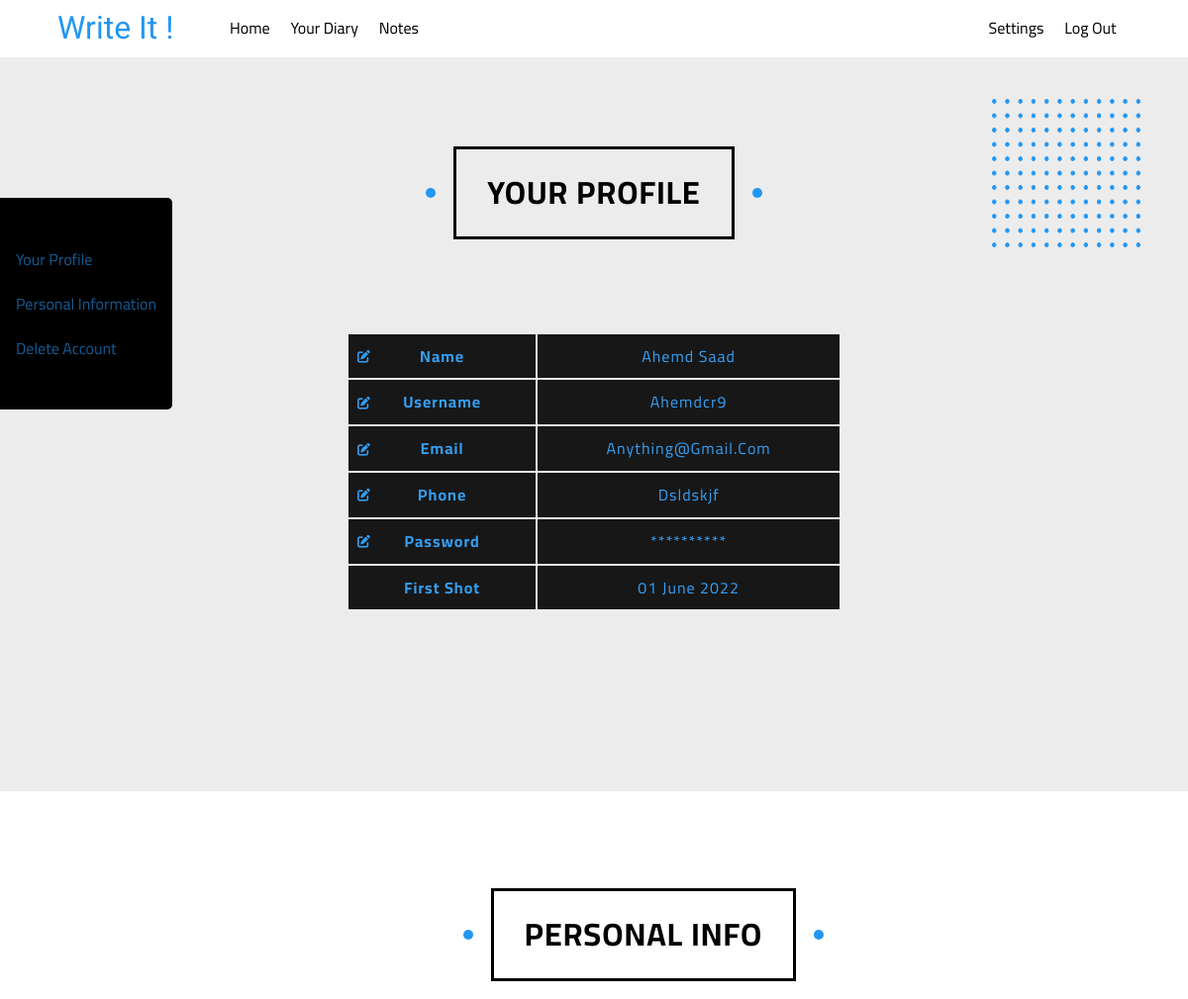
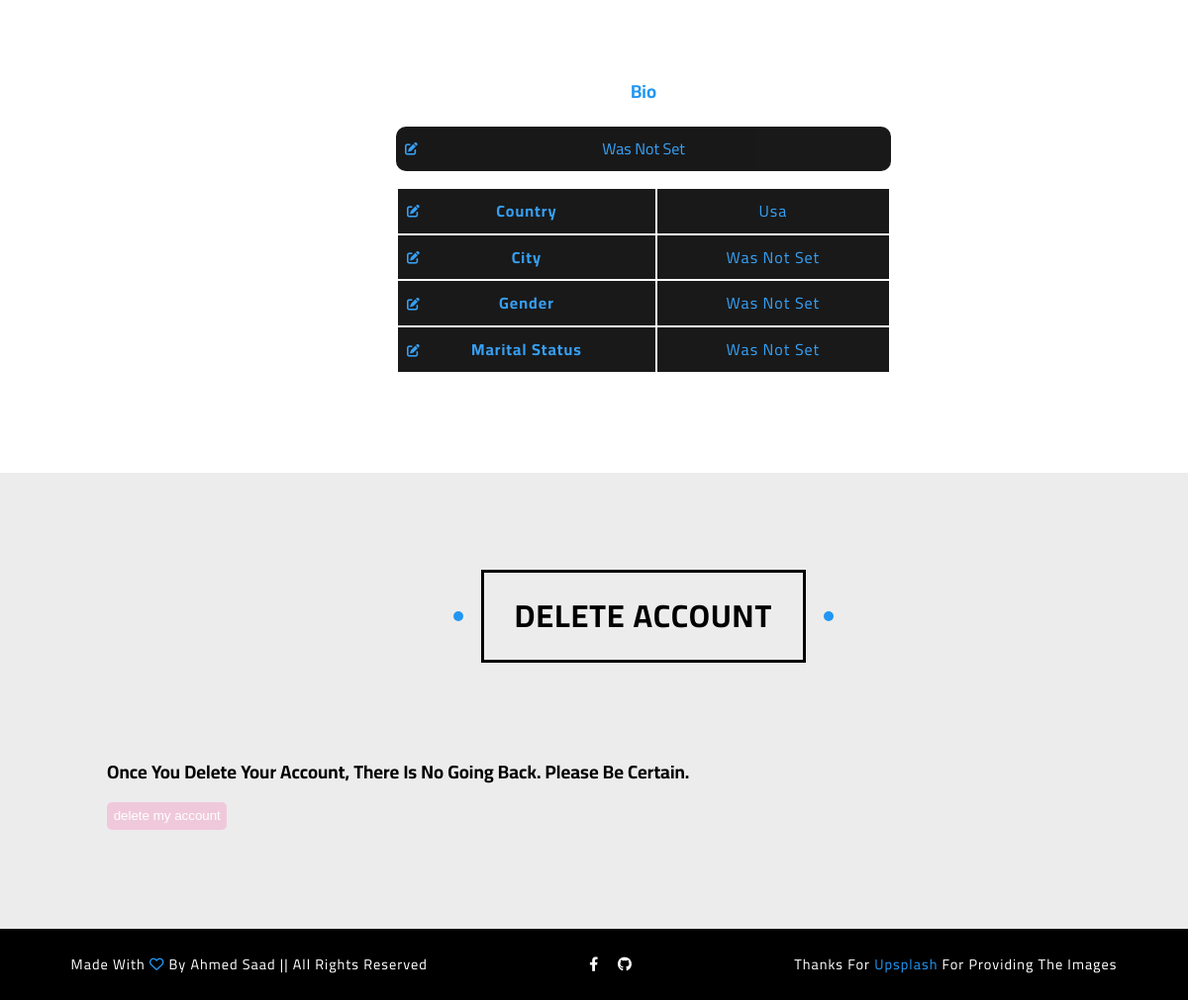
/settings (signed in), run on the app's committed database (2 pictures, top to bottom).
### tables this page shows
CREATE TABLE 'users' (
id INTEGER PRIMARY KEY AUTOINCREMENT,
firstname TEXT NOT NULL,
lastname TEXT NOT NULL,
hash TEXT NOT NULL,
phone TEXT,
email TEXT NOT NULL,
time TEXT NOT NULL, 'username'  TEXT NOT NULL  , 'country' TEXT, 'city' TEXT, 'gender' TEXT, 'marital-status' TEXT);

### app.py (the view, shortened to what this page needs)
@app.route("/settings", methods=["GET", "POST"])
def settings():
    if request.method == "GET":
        if session.get("user_id")  == None:
            return redirect("/")
        user_id = session["user_id"]
        user_data = db.execute("SELECT * FROM users WHERE id = ?",user_id)[0]
        user_bio = db.execute("SELECT * FROM bios WHERE user_id = ?",user_id)[0]
        for x in user_data:
            if not user_data[x]:
                user_data[x] = "was not set"
        return render_template("settings.html",user_data=user_data, user_bio=user_bio)

### templates/settings.html (shortened to what this page needs)
{%extends "layout.html"%}
{%block main%}
<ul class="sidebar">
  <li><a href="#profile">your profile</a></li>
  <li><a href="#info">personal information</a></li>
  <li><a href="#delete">delete account</a></li>
</ul>
<main class="settings-main" id="profile">
  <img src="../static/images/dots.png" class="dots dots-right">
  <div class="container">
    <h2 class="sec-header">your profile</h2>
    <div class="main-details">
      <table class="info-table">
        <tr>
          <th>
            <button class="edit-name open-modal"><i class="fa-solid fa-pen-to-square"></i></button>
            name
          </th>
          <td>{{user_data["firstname"]}} {{user_data["lastname"]}}</td>
        </tr>
        <tr>
          <th>
            <button class="edit-username open-modal"><i class="fa-solid fa-pen-to-square"></i></button>
            username
          </th>
          <td>{{user_data["username"]}}</td>
        </tr>
        <tr>
          <th>
            <button class="edit-email open-modal"><i class="fa-solid fa-pen-to-square"></i></button>
            email
          </th>
          <td>{{user_data["email"]}}</td>
        </tr>
        <tr>
          <th>
            <button class="edit-phone open-modal"><i class="fa-solid fa-pen-to-square"></i></button>
            phone
          </th>
          <td>{{user_data["phone"]}}</td>
        </tr>
        <tr>
          <th>
            <button class="edit-phone open-modal"><i class="fa-solid fa-pen-to-square"></i></button>
            password
          </th>
          <td>**********</td>
        </tr>
        <tr>
          <th>first shot</th>
          <td>{{user_data["time"]}}</td>
        </tr>
      </table>
    </div>
  </div>
</main>
<section class="about-you" id="info">
  <div class="container">
    <h2 class="sec-header">personal info</h2>
    <div class="sec-details">
      <h3>bio</h3>
      <div class="bio">
        <button class="open-modal edit-bio"><i class="fa-solid fa-pen-to-square"></i></button>
        {%if not user_bio["bio"]%}
        was not set
        {%else%}
        {{user_bio["bio"]}}
        {%endif%}
      </div>
      <table class="info-table">
        <tr>
          <th>
            <button class="edit-country open-modal"><i class="fa-solid fa-pen-to-square"></i></button>
            country
          </th>
          <td>{{user_data["country"]}}</td>
        </tr>
        <tr>
          <th>
            <button class="edit-city open-modal"><i class="fa-solid fa-pen-to-square"></i></button>
            city
          </th>
          <td>{{user_data["city"]}}</td>
        </tr>
        <tr>
          <th>
            <button class="edit-gender open-modal"><i class="fa-solid fa-pen-to-square"></i></button>
            gender
          </th>
          <td>{{user_data["gender"]}}</td>
        </tr>
        <tr>
          <th>
            <button class="edit-status open-modal"><i class="fa-solid fa-pen-to-square"></i></button>
            marital status
          </th>
          <td>{{user_data["marital-status"]}}</td>
        </tr>
      </table>
    </div>
  </div>
</section>
<section class="delete-account" id="delete">
  <div class="container">
    <h2 class="sec-header">delete account</h2>
    <h3 class="delete-header">Once you delete your account, there is no going back. Please be certain.</h3>
    <button class="delete-account open-modal">delete my account</button>
  </div>
</section>
{%endblock%}

### static/css/components.css (style rules this page uses)
.container { margin: auto; padding: 0 .5em; }
@media (min-width: 800px) { .container { width: 90%; } }
@media (min-width: 1200px) { .container { width: 1100px; } }
section { padding: 100px 0; }
@media (min-width: 800px) { section { padding: 100px; } }
h3:not(.delete-header) { text-align: center; margin-bottom: 1em; color: var(--main-color) }
.sec-header { padding: 0.5em 1em; outline: 2px solid black; outline-offset: -1px; font-weight: 700; letter-spacing: .5px; font-size: 1.5rem; position: relative; width: max-content; margin: 0 auto 3em; text-transform: uppercase; transition-duration: 0.8s; z-index: 3; user-select: none; }
.sec-header::before, .sec-header::after { content: ""; position: absolute; border-radius: 50%; width: 10px; height: 10px; background-color: #2196f3; top: 50%; transform: translateY(-50%); -webkit-transform: translateY(-50%); -moz-transform: translateY(-50%); -ms-transform: translateY(-50%); -o-transform: translateY(-50%); }
.sec-header::before { right: -30px; }
.sec-header::after { left: -30px; }
@media (min-width: 800px) { .sec-header { font-size: 2rem; outline-width: 3px; letter-spacing: 1px; } }
img.dots { display: block; position: absolute; width: 150px; height: 150px; }
img.dots-right { top: 100px; right: 3em; animation: down 4s linear .5s infinite alternate; }
table { width: 100%; max-width: 500px; margin: 0 auto; transform: translateZ(1px); }
table :is(td,th) { position: relative; padding: .5em 2em; letter-spacing: 1px; background-color: black; color: var(--main-color); opacity: .9; text-align: center; transition-duration: .4s; }
table :is(td,th):hover { opacity: 1; }

### static/css/main.css (style rules this page uses)
html { scroll-behavior: smooth; }
:root { --main-color: #2196f3; --alt-color: #1787e0; --sec-bg-color: #ececec; --gray-color: rgb(119, 119, 119); --borders: #b9b9b9; --overlay: #ff007b26; }
*, *::before, *::after { margin: 0; padding: 0; box-sizing: border-box; }
input, button { border: none; outline: none; }
ul, ol { list-style-type: none; }
a { text-decoration: none; }
img { width: 100%; height: 100%; }
body { text-transform: capitalize; font-family: 'Cairo', sans-serif; line-height: 1.8; }
i, a, button, input[type="submit"] { cursor: pointer; }
main { min-height: 100vh; }
main:not(.index-main) { background-color: var(--sec-bg-color); padding-top: 150px; padding-bottom: 100px; }
:is(.settings-main, .about-you) button[class*="edit"] { position: absolute; background-color: transparent; color: var(--main-color); left: .7em; top: 50%; transform: translateY(-50%); -webkit-transform: translateY(-50%); -moz-transform: translateY(-50%); -ms-transform: translateY(-50%); -o-transform: translateY(-50%); font-size: .8rem }
.about-you .bio { position: relative; max-width: 500px; margin: 0 auto 2em; padding: .5em 2em; border-radius: 10px; background-color: black; text-align: center; color: var(--main-color); margin-bottom: 1em; opacity: .9; transition-duration: .4s; }
section.delete-account { background-color: var(--sec-bg-color); }
section.delete-account button.delete-account { background-color: var(--overlay); padding: .5em; border-radius: 5px; -webkit-border-radius: 5px; -moz-border-radius: 5px; -ms-border-radius: 5px; -o-border-radius: 5px; color: white; margin-top: 1em; transition-duration: .3s; }
.sidebar { padding: 3em 1em; display: flex; flex-direction: column; gap: 1em; background-color: black; position: fixed; top: 200px; left: 0; border-radius: 0 5px 5px 0; }
.sidebar li a { color: var(--main-color); transition-duration: .3s; opacity: .6; }

### data on the page
users: firstname "Ahemd", lastname "Saad", username "Ahemdcr9", email "Anything@gmail.com", phone "Dsldskjf", time "01 June 2022", country "Usa"

### other printed values
{{ user_data["city"] }} "Was Not Set"
{{ user_data["gender"] }} "Was Not Set"
{{ user_data["marital-status"] }} "Was Not Set"
